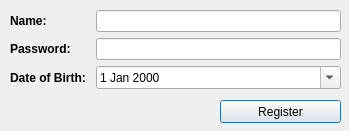
<?xml version="1.0" encoding="UTF-8"?>
<ui version="4.0">
 <class>RegisterDialog</class>
 <widget class="QDialog" name="RegisterDialog">
  <property name="geometry">
   <rect>
    <x>0</x>
    <y>0</y>
    <width>349</width>
    <height>131</height>
   </rect>
  </property>
  <property name="windowTitle">
   <string>DSC :: Register</string>
  </property>
  <widget class="QWidget" name="gridLayoutWidget">
   <property name="geometry">
    <rect>
     <x>10</x>
     <y>10</y>
     <width>331</width>
     <height>80</height>
    </rect>
   </property>
   <layout class="QGridLayout" name="gridLayout">
    <item row="0" column="0">
     <widget class="QLabel" name="label">
      <property name="font">
       <font>
        <weight>75</weight>
        <bold>true</bold>
       </font>
      </property>
      <property name="text">
       <string>Name:</string>
      </property>
     </widget>
    </item>
    <item row="2" column="0">
     <widget class="QLabel" name="label_3">
      <property name="font">
       <font>
        <weight>75</weight>
        <bold>true</bold>
       </font>
      </property>
      <property name="text">
       <string>Date of Birth: </string>
      </property>
     </widget>
    </item>
    <item row="1" column="0">
     <widget class="QLabel" name="label_2">
      <property name="font">
       <font>
        <weight>75</weight>
        <bold>true</bold>
       </font>
      </property>
      <property name="text">
       <string>Password:</string>
      </property>
     </widget>
    </item>
    <item row="1" column="1">
     <widget class="QLineEdit" name="txtPass">
      <property name="echoMode">
       <enum>QLineEdit::Password</enum>
      </property>
     </widget>
    </item>
    <item row="0" column="1">
     <widget class="QLineEdit" name="txtName"/>
    </item>
    <item row="2" column="1">
     <widget class="QDateEdit" name="txtDate">
      <property name="layoutDirection">
       <enum>Qt::LeftToRight</enum>
      </property>
      <property name="buttonSymbols">
       <enum>QAbstractSpinBox::UpDownArrows</enum>
      </property>
      <property name="currentSection">
       <enum>QDateTimeEdit::YearSection</enum>
      </property>
      <property name="calendarPopup">
       <bool>true</bool>
      </property>
     </widget>
    </item>
   </layout>
  </widget>
  <widget class="QPushButton" name="btnRegister">
   <property name="geometry">
    <rect>
     <x>220</x>
     <y>100</y>
     <width>121</width>
     <height>23</height>
    </rect>
   </property>
   <property name="text">
    <string>Register</string>
   </property>
  </widget>
 </widget>
 <resources/>
 <connections/>
</ui>
